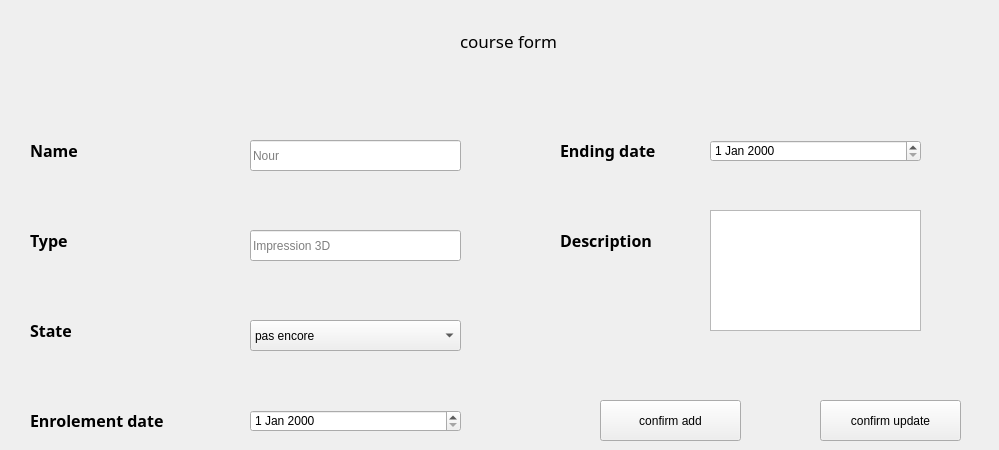
           <widget class="QWidget" name="border1_2">
            <widget class="QLabel" name="nour_title">
             <property name="geometry">
              <rect>
               <x>460</x>
               <y>30</y>
               <width>181</width>
               <height>21</height>
              </rect>
             </property>
             <property name="font">
              <font>
               <family>Nirmala UI Semilight</family>
               <pointsize>13</pointsize>
               <weight>50</weight>
               <bold>false</bold>
              </font>
             </property>
             <property name="text">
              <string>course form</string>
             </property>
            </widget>
            <widget class="QLabel" name="nour_list_icon_3">
             <property name="geometry">
              <rect>
               <x>610</x>
               <y>10</y>
               <width>50</width>
               <height>50</height>
              </rect>
             </property>
             <property name="font">
              <font>
               <pointsize>6</pointsize>
               <weight>75</weight>
               <bold>true</bold>
              </font>
             </property>
             <property name="text">
              <string/>
             </property>
             <property name="pixmap">
              <pixmap resource="resource.qrc">:/icon/icon/edit_1443396.png</pixmap>
             </property>
             <property name="scaledContents">
              <bool>true</bool>
             </property>
            </widget>
            <widget class="QLabel" name="nour_course_name">
             <property name="geometry">
              <rect>
               <x>30</x>
               <y>130</y>
               <width>131</width>
               <height>41</height>
              </rect>
             </property>
             <property name="font">
              <font>
               <family>Nirmala UI Semilight</family>
               <pointsize>12</pointsize>
               <weight>75</weight>
               <bold>true</bold>
              </font>
             </property>
             <property name="text">
              <string>Name</string>
             </property>
            </widget>
            <widget class="QLabel" name="nour_course_type">
             <property name="geometry">
              <rect>
               <x>30</x>
               <y>220</y>
               <width>131</width>
               <height>41</height>
              </rect>
             </property>
             <property name="font">
              <font>
               <family>Nirmala UI Semilight</family>
               <pointsize>12</pointsize>
               <weight>75</weight>
               <bold>true</bold>
              </font>
             </property>
             <property name="text">
              <string>Type</string>
             </property>
            </widget>
            <widget class="QLabel" name="nour_course_state">
             <property name="geometry">
              <rect>
               <x>30</x>
               <y>310</y>
               <width>131</width>
               <height>41</height>
              </rect>
             </property>
             <property name="font">
              <font>
               <family>Nirmala UI Semilight</family>
               <pointsize>12</pointsize>
               <weight>75</weight>
               <bold>true</bold>
              </font>
             </property>
             <property name="text">
              <string>State</string>
             </property>
            </widget>
            <widget class="QLabel" name="nour_course_beginning">
             <property name="geometry">
              <rect>
               <x>30</x>
               <y>400</y>
               <width>161</width>
               <height>41</height>
              </rect>
             </property>
             <property name="font">
              <font>
               <family>Nirmala UI Semilight</family>
               <pointsize>12</pointsize>
               <weight>75</weight>
               <bold>true</bold>
              </font>
             </property>
             <property name="text">
              <string>Enrolement date</string>
             </property>
            </widget>
            <widget class="QLabel" name="nour_course_ending">
             <property name="geometry">
              <rect>
               <x>560</x>
               <y>130</y>
               <width>131</width>
               <height>41</height>
              </rect>
             </property>
             <property name="font">
              <font>
               <family>Nirmala UI Semilight</family>
               <pointsize>12</pointsize>
               <weight>75</weight>
               <bold>true</bold>
              </font>
             </property>
             <property name="text">
              <string>Ending date</string>
             </property>
            </widget>
            <widget class="QLabel" name="nour_course_description">
             <property name="geometry">
              <rect>
               <x>560</x>
               <y>220</y>
               <width>131</width>
               <height>41</height>
              </rect>
             </property>
             <property name="font">
              <font>
               <family>Nirmala UI Semilight</family>
               <pointsize>12</pointsize>
               <weight>75</weight>
               <bold>true</bold>
              </font>
             </property>
             <property name="text">
              <string>Description</string>
             </property>
            </widget>
            <widget class="QLineEdit" name="nour_put_name">
             <property name="geometry">
              <rect>
               <x>250</x>
               <y>140</y>
               <width>211</width>
               <height>31</height>
              </rect>
             </property>
             <property name="placeholderText">
              <string>Nour</string>
             </property>
            </widget>
            <widget class="QLineEdit" name="nour_put_type">
             <property name="geometry">
              <rect>
               <x>250</x>
               <y>230</y>
               <width>211</width>
               <height>31</height>
              </rect>
             </property>
             <property name="placeholderText">
              <string>Impression 3D</string>
             </property>
            </widget>
            <widget class="QTextEdit" name="nour_description">
             <property name="geometry">
              <rect>
               <x>710</x>
               <y>210</y>
               <width>211</width>
               <height>121</height>
              </rect>
             </property>
            </widget>
            <widget class="QPushButton" name="nour_confirm_add">
             <property name="geometry">
              <rect>
               <x>600</x>
               <y>400</y>
               <width>141</width>
               <height>41</height>
              </rect>
             </property>
             <property name="text">
              <string>confirm add</string>
             </property>
             <property name="checkable">
              <bool>true</bool>
             </property>
            </widget>
            <widget class="QPushButton" name="nour_confirm_update">
             <property name="geometry">
              <rect>
               <x>820</x>
               <y>400</y>
               <width>141</width>
               <height>41</height>
              </rect>
             </property>
             <property name="text">
              <string>confirm update</string>
             </property>
            </widget>
            <widget class="QLabel" name="nour_confirm_icon">
             <property name="geometry">
              <rect>
               <x>710</x>
               <y>370</y>
               <width>50</width>
               <height>50</height>
              </rect>
             </property>
             <property name="text">
              <string/>
             </property>
             <property name="pixmap">
              <pixmap resource="resource.qrc">:/icon/icon/check-mark_1207330.png</pixmap>
             </property>
             <property name="scaledContents">
              <bool>true</bool>
             </property>
            </widget>
            <widget class="QLabel" name="nour_update_icon">
             <property name="geometry">
              <rect>
               <x>949</x>
               <y>380</y>
               <width>41</width>
               <height>41</height>
              </rect>
             </property>
             <property name="text">
              <string/>
             </property>
             <property name="pixmap">
              <pixmap resource="resource.qrc">:/icon/icon/loading-arrows_11140996.png</pixmap>
             </property>
             <property name="scaledContents">
              <bool>true</bool>
             </property>
            </widget>
            <widget class="QDateEdit" name="nour_put_beginning">
             <property name="geometry">
              <rect>
               <x>250</x>
               <y>410</y>
               <width>211</width>
               <height>22</height>
              </rect>
             </property>
            </widget>
            <widget class="QDateEdit" name="nour_put_ending">
             <property name="geometry">
              <rect>
               <x>710</x>
               <y>140</y>
               <width>211</width>
               <height>22</height>
              </rect>
             </property>
            </widget>
            <widget class="QComboBox" name="nour_put_state">
             <property name="geometry">
              <rect>
               <x>250</x>
               <y>320</y>
               <width>211</width>
               <height>31</height>
              </rect>
             </property>
             <item>
              <property name="text">
               <string>pas encore</string>
              </property>
             </item>
             <item>
              <property name="text">
               <string>finie</string>
              </property>
             </item>
             <item>
              <property name="text">
               <string>en train</string>
              </property>
             </item>
            </widget>
           </widget>
